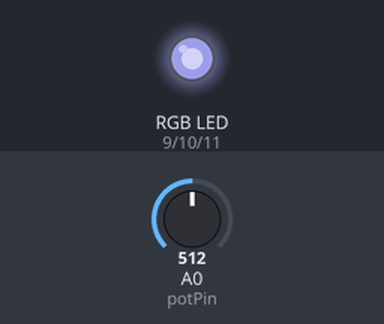
Recording of a sketch running on a simulated Arduino Uno, built with avr-gcc and run on an emulated ATmega328P. On the bench: an RGB LED mixed from three pins (HIGH = lit). Inputs (shaded band) come from the test bench; at power-on: A0 (potPin) = 512. Dim RGB values are drawn brighter than linear.

Above: at 1.2 s.
1.3 s: A0 (potPin) set to 716
At 2.2 s:
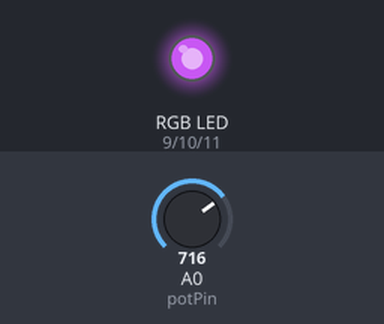
2.8 s: A0 (potPin) set to 900
At 3.1 s:
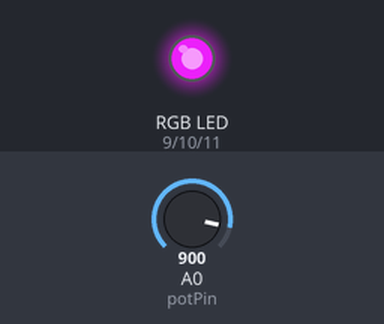
4.3 s: A0 (potPin) set to 1023
At 5.5 s:
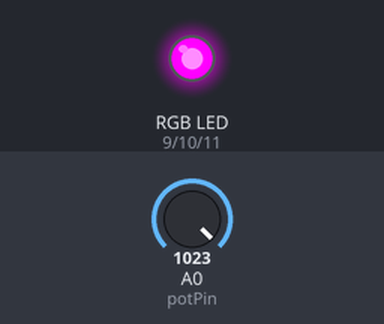
5.8 s: A0 (potPin) set to 306
At 6.8 s:
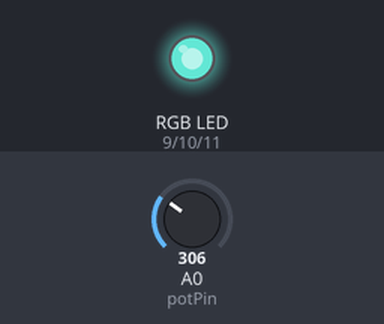
7.3 s: A0 (potPin) set to 122
At 8.0 s:
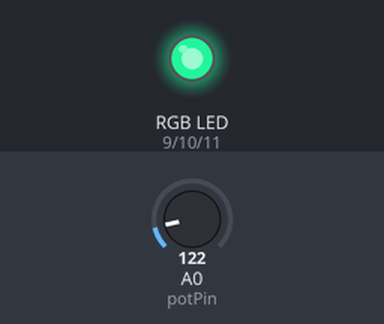
Timing chart, 0 to 9.8 s (numbered marks = the images above; inputs shaded):
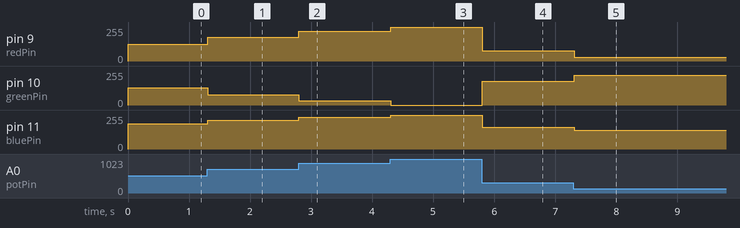

The sketch:

3_control_rgb_color_using_potentsio1.ino
```cpp
// C++ code
//

// mendefinisikan PIN untuk LED
const int redPin = 9;
const int greenPin = 10;
const int bluePin = 11;

//mendefinisikan PIN Potensiometer
const int potPin = A0;

void setup()
{
  // Inisiasi PIN
  pinMode(redPin, OUTPUT);
  pinMode(greenPin, OUTPUT);
  pinMode(bluePin, OUTPUT);
}

void loop()
{
  //membaca nilai potensiometer
  int valuePot = analogRead(potPin);

  //menghitung nilai warna LED berdasarkan potensiometer
  int redValue = map(valuePot, 0, 1023, 0, 255);
  int greenValue = map(valuePot, 0, 1023, 255, 0);
  int blueValue = map(valuePot, 0, 1023, 127, 255);

  //mengatur warna LED berdasarkan nilai yang dihitung
  analogWrite(redPin, redValue);
  analogWrite(greenPin, greenValue);
  analogWrite(bluePin, blueValue);

  delay(10);
}
```

Measured:
- after the input at 1.3 s, pin 9 (redPin): 127/255 → 178/255 at once; pin 10 (greenPin): 128/255 → 77/255 at once; pin 11 (bluePin): 191/255 → 216/255 at once
- after the input at 2.8 s, pin 9 (redPin): 178/255 → 224/255 at once; pin 10 (greenPin): 77/255 → 31/255 at once; pin 11 (bluePin): 216/255 → 239/255 at once
- after the input at 4.3 s, pin 9 (redPin): 224/255 → 255/255 at once; pin 10 (greenPin): 31/255 → 0/255 at once; pin 11 (bluePin): 239/255 → 255/255 at once
- after the input at 5.8 s, pin 9 (redPin): 255/255 → 76/255 at once; pin 10 (greenPin): 0/255 → 179/255 at once; pin 11 (bluePin): 255/255 → 165/255 at once
- after the input at 7.3 s, pin 9 (redPin): 76/255 → 30/255 at once; pin 10 (greenPin): 179/255 → 225/255 at once; pin 11 (bluePin): 165/255 → 142/255 at once
